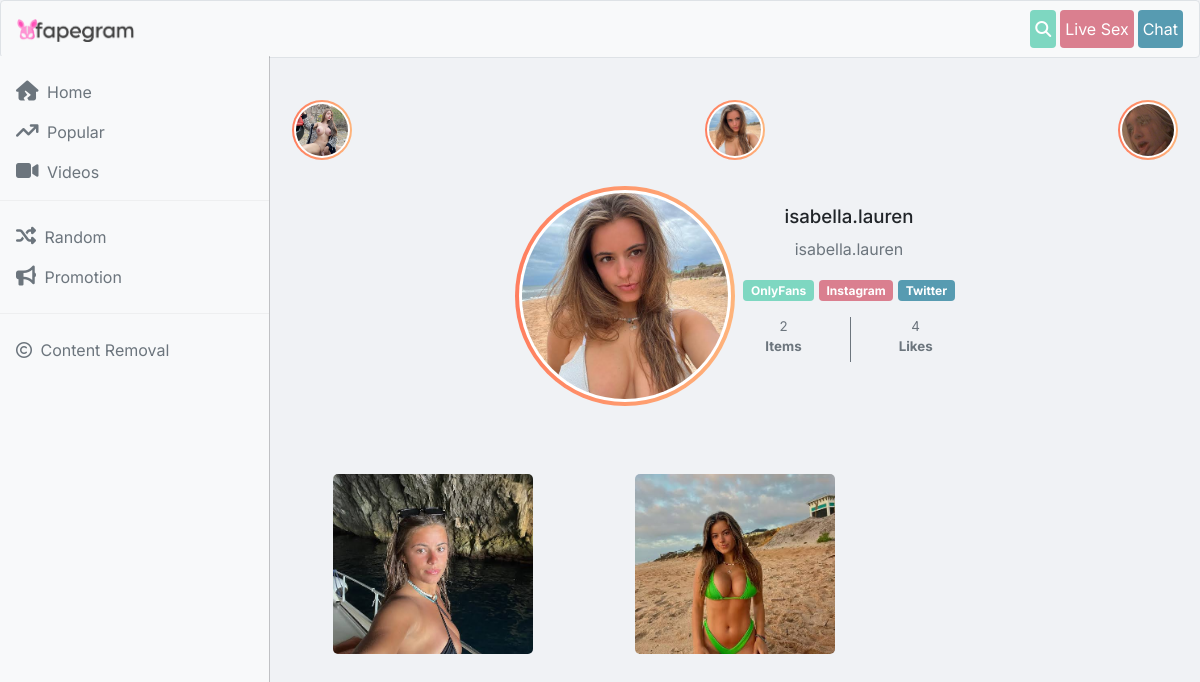
Page /model/isabella.lauren on the committed database.
### base/models.py (models this page shows, shortened)
class Profile(models.Model):
    user = models.ForeignKey(User, on_delete=models.CASCADE)
    dp = models.FileField(upload_to='dp', null=True, blank=True)
    name = models.CharField(max_length=100, null=True, blank=True)
    bio = models.TextField(null=True, blank=True)
    onlyfans = models.URLField(null=True, blank=True)
    twitter = models.URLField(null=True, blank=True)
    insta = models.URLField(null=True, blank=True)
    likex = models.IntegerField(default=0)
    def img_count(self):
        im = Art.objects.filter(prof=self)
        return len(im)
    def total_likes(self):
        return self.likex

class Art(models.Model):
    prof = models.ForeignKey(Profile, on_delete=models.CASCADE, null=True, blank=True)
    image = models.FileField(upload_to='contents', null=True, blank=True)

### base/views.py (the view)
# urls.py: path('<username>', profile, name='profile'),
def profile(request, username):
    prof = Profile.objects.get(user__username=username)
    arts = Art.objects.filter(prof=prof).order_by('-id')
    paginator = Paginator(arts, 24)
    pagen = request.GET.get('page')
    arts = paginator.get_page(pagen)
    context = {'prof': prof, 'arts':arts}
    return render(request, 'profile.html', context)

### base/context_processors.py (called while the page is built)
def popular(request):
    return {'pop': Profile.objects.all().order_by('-likex')[0:10]}

### templates/profile.html (shortened to what this page needs)
{% extends "base.html" %}
{% block body %}
    <div class="text-center card-body content">
    <div class="brdr">
        <img class=" dp" {% if prof.dp %}  src="{{prof.dp.url}}" {% else %} src="https://api.dicebear.com/7.x/initials/svg?seed={{prof.user.username}}" {% endif %} alt="{{prof.user.username}}">
     </div>
<div class="my-auto ms-2">
        <h2 class="my-2 username text-dark">{{prof.user.username}}</h2>
      <p class="text-muted alname">{{prof.bio}}</p>
<a target="__blank" href="{{prof.onlyfans}}"> <span class="badge btnsex">OnlyFans</span></a>
<a target="__blank" href="{{prof.insta}}"> <span class="badge btnwarn">Instagram</span></a>
<a target="__blank" href="{{prof.twitter}}"> <span class="badge btndngr">Twitter</span></a>
<br>
<div class="my-3 d-flex justify-content-center">
<p class="text-muted">{{prof.img_count}}<br> <b>Items</b></p>
<p class="text-muted">{{prof.total_likes}}<br><b> Likes</b></p>
</div>
    </div>
</div>
<div class="my-5 container">
<div class="gallery text-center row">
{% for art in arts %}
<div class="col-6 col-md-4 p-1">
<a href="/{{art.prof.user.username}}/{{art.id}}">
<img class="gim img-fluid" src="{{art.image.url}}"/>
</a>
</div>
{% endfor %}
</div>
</div>
{% endblock %}

### templates/base.html (shortened to what this page needs)
<!DOCTYPE html>
{% load static %}
<html lang="en">
  <head>
    <link rel="stylesheet" href="https://cdnjs.cloudflare.com/ajax/libs/font-awesome/6.5.1/css/all.min.css" />
  <link href="https://cdn.jsdelivr.net/npm/bootstrap@5.0.2/dist/css/bootstrap.min.css" rel="stylesheet">
  </head>
  <body>
    <nav class="py-2 img-thumbnail navbar navbar-expand-lg navbar-light bg-light sticky-top">
      <div class="container-fluid">
 <a class="me-auto navbar-brand" href="/"><img class="logo" src="{% static "fapegram.png" %}"></a>
<a href="/search/" class="px-1 btn btnsex btn-s"><i class="fa-solid fa-magnifying-glass"></i></a>
       <a class="px-1 btn btnwarn text-white btn-s mx-1">Live Sex</a>
       <a class="px-1 btn btndngr text-white btn-s">Chat</a>
    </nav>
    <div
      class=" offcanvas offcanvas-start sidebar-nav bg-light"
      tabindex="-1"
      id="sidebar"
    >
      <div class="offcanvas-body p-0">
        <nav class="navbar-dark">
          <ul class="navbar-nav">
            <li>
            </li>
            <li>
              <a href="/" class="text-muted nav-link px-3 active">
                <span class="me-1"><i class="icon fa-solid fa-house-crack"></i></span>
                <span>Home</span>
              </a>
            </li>
           <li>
              <a href="/popular/" class="text-muted nav-link px-3 active">
                 <span class="me-1"><i class="icon fa-solid fa-arrow-trend-up"></i></span>
                <span>Popular</span>
              </a>
            </li>
           <li>
            <a href="https://tiksporn.pythonanywhere.com" target="__blank"  class="text-muted nav-link px-3 active">
             <span class="me-1"><i class="icon fa-solid fa-video"></i></span>
              <span>Videos</span>
            </a>
          </li>
            <li class="mb-2"><hr class="dropdown-divider bg-light" /></li>
            <li>
              <a href="/random/" class="text-muted nav-link px-3 active">
                <span class="me-1"><i class="icon fa-solid fa-shuffle"></i></span>
                <span>Random</span>
              </a>
            </li>
            <li>
              <a href="/contact/" class="text-muted nav-link px-3">
                <span class="me-1"><i class="icon fa-solid fa-bullhorn"></i></span>
                <span>Promotion</span>
              </a>
            </li>
            <li class="my-2"><hr class="dropdown-divider bg-light" /></li>
            <li>
              <a href="/dmca/" class="text-muted nav-link px-3">
                <span class="me-1"><i class="fa-regular fa-copyright"></i></span>
                <span>Content Removal</span>
              </a>
            </li>
          </ul>
        </nav>
      </div>
    </div>
    <main class="mt-3 pt-3">
      <div class="container-fluid">
      <div class="top">
{% for p in pop %}
<div>
  <a href="/model/{{p.user.username}}">
     <img class="" {% if p.dp %}  src="{{p.dp.url}}" {% else %} src="https://api.dicebear.com/7.x/initials/svg?seed={{p.user.username}}" {% endif %} alt="{{p.user.username}}">
</a>
</div>
{% endfor %}
 </div>
{% block body %}
{% endblock %}
      </div>
    </main>
  </body>
</html>

### templates/base.html (style rules this page uses)
body, button { font-family: "Inter", sans-serif; }
:root { --offcanvas-width: 270px; --topNavbarHeight: 56px; }
.sidebar-nav { width: var(--offcanvas-width); }
.dp { height:220px; width: 220px; background: linear-gradient(white, white) padding-box, linear-gradient(to right, #ff7e5f, #feb47b) border-box; border-radius: 50em; border: 4px solid transparent; padding: 3px; }
@media (min-width: 992px) { body { overflow: auto !important; } }
@media (min-width: 992px) { main { margin-left: var(--offcanvas-width); } }
@media (min-width: 992px) { .sidebar-nav { -webkit-transform: none; transform: none; visibility: visible !important; height: calc(100% - var(--topNavbarHeight)); top: var(--topNavbarHeight); } }
body { background-color: #f0f2f5; }
.logo { width: 120px; }
.nav-link { text-color: gray !important; }
.top { display: flex; justify-content:space-between; width : 100%; overflow-x:scroll; }
.top img { margin:10px; height: 60px; width: 60px; object-fit: cover; background: linear-gradient(white, white) padding-box, linear-gradient(to right, #ff7e5f, #feb47b) border-box; border-radius: 50em; border: 2px solid transparent; padding: 2px; }
p { font-size: 10pt; }
.icon { font-size: 15pt; }
.btnwarn { background-color: #DA7F8F; }
.btnsex { background-color: #7ED7C1; color:white; }
.btndngr { background-color: #579BB1; }
@media (min-width: 768px) { .content { display: flex; justify-content: center; } }
a { text-decoration: none; }
.gim { width:200px; height:180px; object-fit: cover; border-radius:5px; }
.username { font-size: 14pt; }
.alname { font-size: 12pt; }
.top { -ms-overflow-style: none; scrollbar-width: none; }

### rows in the picture
Profile: dp (picture)
Profile: dp+user (picture), user.username "isabella.lauren", bio "isabella.lauren", img_count "2", total_likes "4"
Profile: dp (picture)
Art: image (picture)
Art: image (picture)
